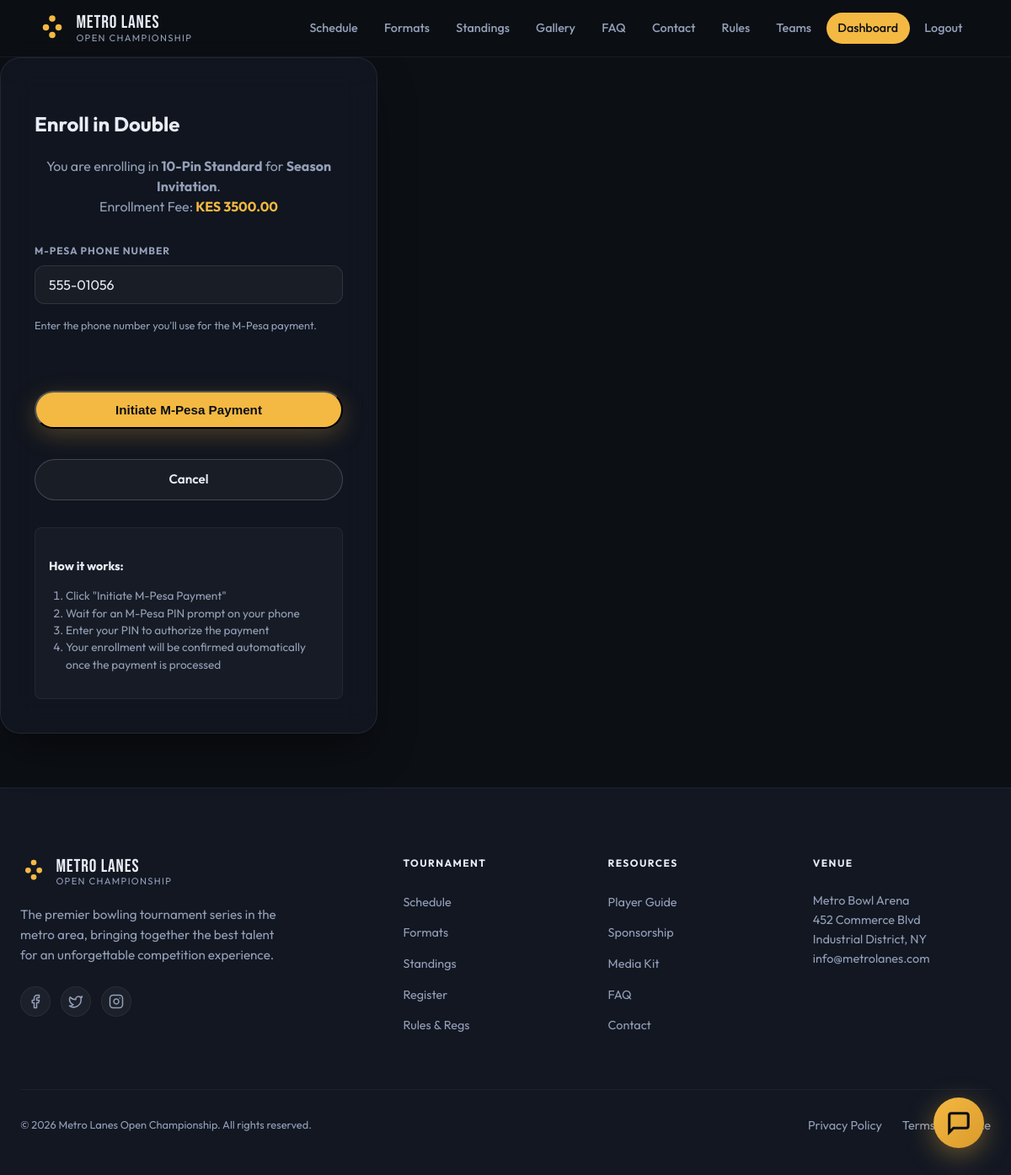
The app's page /enroll/22/pay/ (signed in) with its own data.
### core/models.py (models this page shows, shortened)
class Participation(models.Model):
    choices = [
        ('Single', 'Single'),
        ('Double', 'Double'),
        ('Trio', 'Trio'),
    ]
    season = models.ForeignKey(Season, on_delete=models.CASCADE, related_name='participations')
    game_type = models.ForeignKey(GameType, on_delete=models.CASCADE, related_name='participations')
    name = models.CharField(max_length=100, choices=choices)
    charge = models.DecimalField(max_digits=10, decimal_places=2)
    enrolled_users = models.ManyToManyField(User, related_name='enrolled_participations', blank=True)
    enrolled_teams = models.ManyToManyField(Team, related_name='enrolled_participations', blank=True)
    class Meta:
        verbose_name_plural = 'Participations'
        unique_together = ('season', 'game_type', 'name')

class GameType(models.Model):
    name = models.CharField(max_length=100)
    description = models.TextField()

class Season(models.Model):
    name = models.CharField(max_length=100)
    start_date = models.DateField()
    end_date = models.DateField()
    is_active = models.BooleanField(default=False)
    register_start_date = models.DateField()
    register_end_date = models.DateField()
    participants = models.ManyToManyField(User, related_name='participants')
    teams = models.ManyToManyField(Team, related_name='teamups')
    hero_image = models.URLField(blank=True, null=True, help_text="URL for the hero background image")

class User(AbstractUser):
    username = None
    email = models.EmailField(_('email address'), unique=True)
    GENDER_CHOICES = (
        ('M', 'Male'),
        ('F', 'Female'),
        ('O', 'Other'),
    )
    gender = models.CharField(max_length=1, choices=GENDER_CHOICES, blank=True, null=True)
    birth_date = models.DateField(blank=True, null=True)
    primary_phone = models.CharField(max_length=20, blank=True, null=True)
    secondary_phone = models.CharField(max_length=20, blank=True, null=True)
    USERNAME_FIELD = 'email'
    REQUIRED_FIELDS = []
    objects = CustomUserManager()

### core/views.py (the view, shortened to what this page needs)
# urls.py: path('enroll/<int:pk>/pay/', views.initiate_enrollment_payment, name='initiate_enrollment_payment'),
@login_required
def initiate_enrollment_payment(request, pk):
    participation = get_object_or_404(Participation, pk=pk)
    if request.user in participation.enrolled_users.all():
        messages.info(request, "You are already enrolled in this category.")
        return redirect('dashboard')
    return render(request, 'core/enroll_payment.html', {'participation': participation})

### templates/core/enroll_payment.html (shortened to what this page needs)
{% extends 'core/base.html' %}
{% block content %}
<div class="auth-container">
    <div class="auth-card">
        <h2 class="auth-title">Enroll in {{ participation.name }}</h2>
        <p style="color: var(--text-muted); margin-bottom: 2rem; text-align: center;">
            You are enrolling in <strong>{{ participation.game_type.name }}</strong> for <strong>{{ participation.season.name }}</strong>.
            <br>
            Enrollment Fee: <span style="color: var(--accent); font-weight: 700;">KES {{ participation.charge }}</span>
        </p>
        <form method="post" class="auth-form">
            <div class="form-group">
                <label for="phone_number" class="form-label">M-Pesa Phone Number</label>
                <input type="text" name="phone_number" id="phone_number" class="form-control"
                       placeholder="e.g. 0712345678" required
                       value="{{ request.user.primary_phone|default:'' }}">
                <small style="color: var(--text-muted); font-size: 0.8rem; margin-top: 0.5rem; display: block;">
                    Enter the phone number you'll use for the M-Pesa payment.
                </small>
            </div>
            <div style="margin-top: 2rem;">
                <button type="submit" class="btn btn--primary btn--full">Initiate M-Pesa Payment</button>
            </div>
            <div style="margin-top: 1rem; text-align: center;">
                <a href="{% url 'dashboard' %}" class="btn btn--ghost" style="width: 100%; justify-content: center;">Cancel</a>
            </div>
        </form>
        <div style="margin-top: 2rem; padding: 1rem; background: rgba(255,255,255,0.03); border-radius: 0.5rem; border: 1px solid rgba(255,255,255,0.05);">
            <h4 style="font-size: 0.9rem; color: var(--text-light); margin-bottom: 0.5rem;">How it works:</h4>
            <ol style="color: var(--text-muted); font-size: 0.85rem; padding-left: 1.25rem;">
                <li>Click "Initiate M-Pesa Payment"</li>
                <li>Wait for an M-Pesa PIN prompt on your phone</li>
                <li>Enter your PIN to authorize the payment</li>
                <li>Your enrollment will be confirmed automatically once the payment is processed</li>
            </ol>
        </div>
    </div>
</div>
{% endblock %}

### core/static/core/css/site.css (style rules this page uses)
:root { --bg-deep: #0c0f14; --bg-panel: #121722; --text: #e8ecf4; --text-muted: #94a0b8; --accent: #f4b942; --accent-soft: rgba(244, 185, 66, 0.15); --lane: #1c2433; --lane-glow: #2a3548; --header-h: 4.25rem; --font-sans: "Outfit", system-ui, sans-serif; --font-display: "Bebas Neue", Impact, sans-serif; }
*, *::before, *::after { box-sizing: border-box; }
html { scroll-behavior: smooth; }
[id] { scroll-margin-top: calc(var(--header-h) + 0.75rem); }
body { margin: 0; min-height: 100vh; font-family: var(--font-sans); font-size: 1rem; line-height: 1.5; color: var(--text); background: var(--bg-deep); }
.btn { display: inline-flex; align-items: center; justify-content: center; padding: 0.75rem 1.35rem; border-radius: 999px; font-size: 0.95rem; font-weight: 600; text-decoration: none; transition: transform 0.15s ease, box-shadow 0.15s ease, background 0.15s ease; }
.btn--primary { color: var(--bg-deep); background: var(--accent); box-shadow: 0 8px 28px rgba(244, 185, 66, 0.25); }
.btn--ghost { color: var(--text); border: 1px solid rgba(255, 255, 255, 0.18); background: rgba(255, 255, 255, 0.04); }
.auth-card { width: 100%; max-width: 28rem; padding: 2.5rem; background: rgba(18, 23, 34, 0.8); backdrop-filter: blur(20px); border: 1px solid rgba(255, 255, 255, 0.08); border-radius: 1.5rem; box-shadow: 0 25px 50px -12px rgba(0, 0, 0, 0.5); }
.auth-form { display: flex; flex-direction: column; gap: 1.25rem; }
.form-group { display: flex; flex-direction: column; gap: 0.5rem; }
.form-label { display: block; font-size: 0.75rem; font-weight: 700; color: var(--text-muted); text-transform: uppercase; letter-spacing: 0.08em; }
.form-control { width: 100%; padding: 0.75rem 1rem; background: rgba(255, 255, 255, 0.04); border: 1px solid rgba(255, 255, 255, 0.1); border-radius: 0.75rem; color: var(--text); font-family: inherit; font-size: 1rem; transition: all 0.2s ease; }
.btn--full { width: 100%; margin-top: 1rem; }

### records on screen
Participation: name "Double", game_type.name "10-Pin Standard", season.name "Season Invitation", charge "3500.00"
User: phone_number "555-01056"
